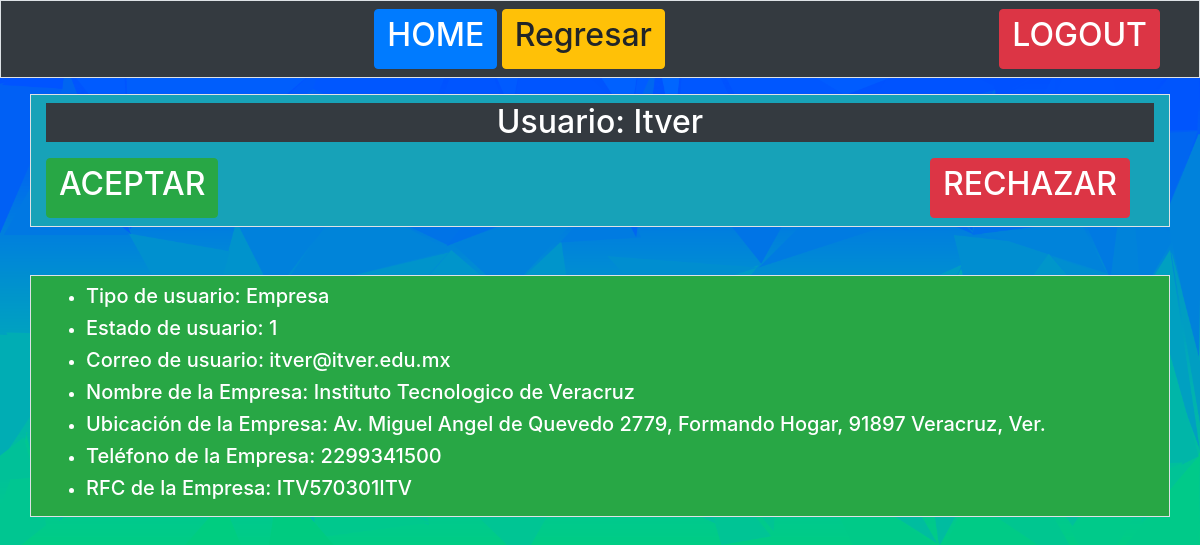
Page /requests/usuario.php?id=0&tipo=1 (signed in) on the committed database.
### tables this page shows
CREATE TABLE empresa(
	id int PRIMARY KEY AUTO_INCREMENT NOT NULL,
	nombre char(64) UNIQUE NOT NULL,
	ubicacion char(128) NOT NULL,
	rfc char(12) UNIQUE NOT NULL,
	telefono char(10) NOT NULL,
	fk_usuario int NOT NULL,
	FOREIGN KEY(fk_usuario) REFERENCES usuario(id) on DELETE CASCADE
);

CREATE TABLE usuario(
	id int PRIMARY KEY AUTO_INCREMENT NOT NULL,
	username char(12) UNIQUE NOT NULL,
	password char(12) NOT NULL,
	correo char(64) UNIQUE NOT NULL,
	tipo tinyint NOT NULL,
	estado tinyint NOT NULL
);

### requests/usuario.php (called while the page is built, shortened)
<?php
    require_once '../includes/header.php';
    require_once '../bd/conexion.php';
    $id_Usuario = $_GET['id'];
    $tipo_Usuario = $_GET['tipo'];
    if($tipo_Usuario==1){
        $sqlSelect = 'SELECT a.username, a.correo, a.estado, b.nombre, b.ubicacion, b.rfc, b.telefono
                    FROM usuario a, empresa b
                    WHERE b.fk_usuario = a.id AND a.id='.$id_Usuario;
        $stmt = $conn->prepare($sqlSelect);
        $stmt->execute();
        $recordSet = $stmt->get_result();
        if($recordSet->num_rows>0){
            while($row = $recordSet->fetch_assoc()){
                $nombre_Usuario = $row['username'];
                $correo_Usuario = $row['correo'];
                $estado_Usuario = $row['estado'];
                $rol_Usuario = 'Empresa';
                $nombre_Empresa = $row['nombre'];
                $ubicacion_Empresa = $row['ubicacion'];
                $rfc_Empresa = $row['rfc'];
                $telefono_Empresa = $row['telefono'];
            }
        } else {
            $_SESSION['mensaje_error'] = 'La Empresa no existe';
            $_SESSION['mensaje_errorF'] = '1';
            header("Location: ../home", true, 303);
        }
    } else if($tipo_Usuario==2){
        $sqlSelect = 'SELECT a.username, a.correo, a.estado, b.nombre, b.carrera, b.semestre, b.telefono, b.num_control
                    FROM usuario a, alumno b
                    WHERE b.fk_usuario = a.id AND a.id='.$id_Usuario;
        $stmt = $conn->prepare($sqlSelect);
        $stmt->execute();
        $recordSet = $stmt->get_result();
        if($recordSet->num_rows>0){
            while($row = $recordSet->fetch_assoc()){
                $nombre_Usuario = $row['username'];
                $correo_Usuario = $row['correo'];
                $estado_Usuario = $row['estado']==0?'En revisión':($row['estado']==1?'Aceptado':'Rechazado');
                $rol_Usuario = 'Alumno';
                $nombre_Alumno = $row['nombre'];
                $carrera_Alumno = valorCarrera($row['carrera']);
                $semestre_Alumno = $row['semestre'];
                $telefono_Alumno = $row['telefono'];
                $numControl_Alumno = $row['num_control'];
            }
        } else {
            $_SESSION['mensaje_error'] = 'El Alumno no existe';
            $_SESSION['mensaje_errorF'] = '1';
            header("Location: ../home", true, 303);
        }
    } else if($tipo_Usuario==3){
        $sqlSelect = 'SELECT a.username, a.correo, a.estado, b.nombre, b.carrera, b.telefono, b.rfc
                    FROM usuario a, profesor b
                    WHERE b.fk_usuario = a.id AND a.id='.$id_Usuario;
        $stmt = $conn->prepare($sqlSelect);
        $stmt->execute();
        $recordSet = $stmt->get_result();
        if($recordSet->num_rows>0){
            while($row = $recordSet->fetch_assoc()){
                $nombre_Usuario = $row['username'];
                $correo_Usuario = $row['correo'];
                $estado_Usuario = $row['estado'];
                $rol_Usuario = 'Profesor';
                $nombre_Profesor = $row['nombre'];
                $carrera_Profesor = valorCarrera($row['carrera']);
                $telefono_Profesor = $row['telefono'];
                $rfc_Profesor = $row['rfc'];
            }
        } else {
            $_SESSION['mensaje_error'] = 'El Profesor no existe';
            $_SESSION['mensaje_errorF'] = '1';
            header("Location: ../home", true, 303);
        }
    } else {
        $_SESSION['mensaje_error'] = 'El Usuario no existe';
        $_SESSION['mensaje_errorF'] = '1';
        header("Location: ../home", true, 303);
    }
    require_once 'usuarioForma.php';
    require_once '../includes/footer.php';

### requests/usuarioForma.php (the view, shortened to what this page needs)
<div class="container-fluid border bg-dark text-center text-white">
    <div class="row">
        <div class="col">
            <a href="../home" class="btn btn-primary btn-sm float-left mt-2 ml-4 mb-2"><h2>HOME</h2></a>
            <a href="usuarios.php" class="btn btn-warning btn-sm mt-2 mb-2"><h2>Regresar</h2></a>
            <a href="../home/logout.php" class="btn btn-danger btn-sm float-right mt-2 mr-4 mb-2"><h2>LOGOUT</h2></a>
        </div>
    </div>
</div>
<div class="container pt-3">
    <div class="row border">
        <div class="col bg-info">
            <h2 class="text-center bg-dark text-white mt-2"> Usuario:  <?php echo $nombre_Usuario;?> </h2>
            <a href="aceptarUsuario.php?id=<?php echo $_GET['id']?>" class="btn btn-success btn-sm float-left mt-2 mr-4 mb-2">
                <h2>ACEPTAR</h2>
            </a>
            <a href="rechazarUsuario.php?id=<?php echo $_GET['id']?>" class="btn btn-danger btn-sm float-right mt-2 mr-4 mb-2">
                <h2>RECHAZAR</h2>
            </a>
        </div>
    </div>
    <div class="row pt-5 pb-5">
        <div class="col bg-success border">
            <ul class="text-justify text-white mt-2">
                <li> <h5> Tipo de usuario:  <?php echo $rol_Usuario;?> </h5> </li>
                <li> <h5> Estado de usuario:  <?php echo $estado_Usuario;?> </h5> </li>
                <li> <h5> Correo de usuario:  <?php echo $correo_Usuario;?> </h5> </li>
                <?php if(isset($nombre_Alumno)){?>
                    <li> <h5> Nombre del Alumno:  <?php echo $nombre_Alumno;?> </h5> </li>
                    <li> <h5> Carrera del Alumno:  <?php echo $carrera_Alumno;?> </h5> </li>
                    <li> <h5> Teléfono del Alumno:  <?php echo $telefono_Alumno;?> </h5> </li>
                    <li> <h5> Semestre del Alumno:  <?php echo $semestre_Alumno;?> </h5> </li>
                    <li> <h5> Número de Control del Alumno:  <?php echo $numControl_Alumno;?> </h5> </li>
                <?php } else if(isset($nombre_Empresa)){ ?>
                    <li> <h5> Nombre de la Empresa:  <?php echo $nombre_Empresa;?> </h5> </li>
                    <li> <h5> Ubicación de la Empresa:  <?php echo $ubicacion_Empresa;?> </h5> </li>
                    <li> <h5> Teléfono de la Empresa:  <?php echo $telefono_Empresa;?> </h5> </li>
                    <li> <h5> RFC de la Empresa:  <?php echo $rfc_Empresa;?> </h5> </li>
                <?php } ?>
            </ul>
        </div>
    </div>
</div>

### includes/header.php (shortened to what this page needs)
<!DOCTYPE html>
<html lang="es">
<head>
    <link rel="stylesheet" href="../assets/bt4/css/bootstrap.min.css">
    <link rel="stylesheet" href="../css/reglas.css">
</head>
<body style="background-color:MediumSeaGreen;">

### includes/footer.php (shortened to what this page needs)
</body>
</html>

### requests/usuarioForma.php (style rules this page uses)
body { background-image: url('../img/fondo2.png'); background-size: cover; }

### rows in the picture
empresa: fk_usuario.username "Itver", fk_usuario.estado "1", fk_usuario.correo "itver@itver.edu.mx", nombre "Instituto Tecnologico de Veracruz", ubicacion "Av. Miguel Angel de Quevedo 2779, Formando Hogar, 91897 Veracruz, Ver.", telefono "2299341500", rfc "ITV570301ITV"

### other values in the picture
$rol_Usuario "Empresa"
